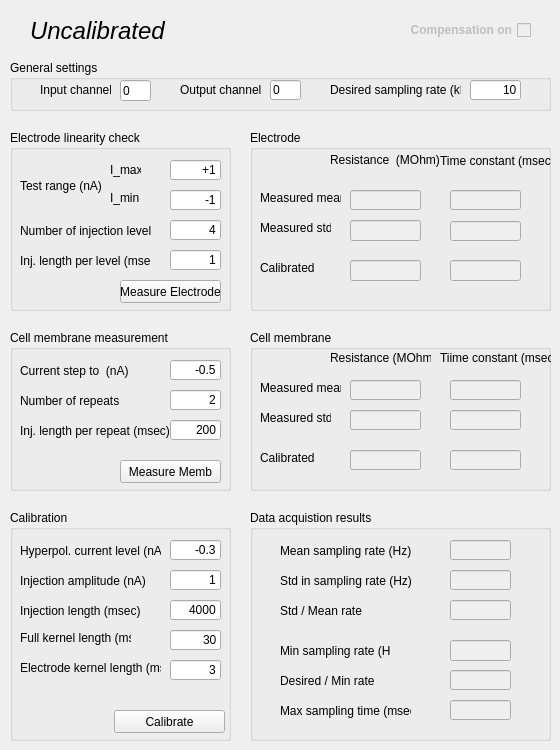
   <widget class="QWidget" name="electrode1">
    <attribute name="title">
     <string>Electrode 1</string>
    </attribute>
    <widget class="QGroupBox" name="gbMembRes_1">
     <property name="geometry">
      <rect>
       <x>250</x>
       <y>330</y>
       <width>301</width>
       <height>161</height>
      </rect>
     </property>
     <property name="title">
      <string>Cell membrane</string>
     </property>
     <widget class="QLabel" name="label_31">
      <property name="geometry">
       <rect>
        <x>190</x>
        <y>20</y>
        <width>111</width>
        <height>16</height>
       </rect>
      </property>
      <property name="text">
       <string>Tiime constant (msec)</string>
      </property>
     </widget>
     <widget class="QLabel" name="label_32">
      <property name="geometry">
       <rect>
        <x>10</x>
        <y>50</y>
        <width>81</width>
        <height>16</height>
       </rect>
      </property>
      <property name="text">
       <string>Measured mean</string>
      </property>
     </widget>
     <widget class="QLineEdit" name="leCellMeasRes_1">
      <property name="enabled">
       <bool>false</bool>
      </property>
      <property name="geometry">
       <rect>
        <x>100</x>
        <y>50</y>
        <width>71</width>
        <height>20</height>
       </rect>
      </property>
      <property name="alignment">
       <set>Qt::AlignRight|Qt::AlignTrailing|Qt::AlignVCenter</set>
      </property>
     </widget>
     <widget class="QLineEdit" name="leCellCalibRes_1">
      <property name="enabled">
       <bool>false</bool>
      </property>
      <property name="geometry">
       <rect>
        <x>100</x>
        <y>120</y>
        <width>71</width>
        <height>20</height>
       </rect>
      </property>
      <property name="alignment">
       <set>Qt::AlignRight|Qt::AlignTrailing|Qt::AlignVCenter</set>
      </property>
     </widget>
     <widget class="QLabel" name="label_33">
      <property name="geometry">
       <rect>
        <x>80</x>
        <y>20</y>
        <width>101</width>
        <height>16</height>
       </rect>
      </property>
      <property name="text">
       <string>Resistance (MOhm)</string>
      </property>
     </widget>
     <widget class="QLabel" name="label_34">
      <property name="geometry">
       <rect>
        <x>10</x>
        <y>120</y>
        <width>61</width>
        <height>16</height>
       </rect>
      </property>
      <property name="text">
       <string>Calibrated</string>
      </property>
     </widget>
     <widget class="QLineEdit" name="leCellMeasTime_1">
      <property name="enabled">
       <bool>false</bool>
      </property>
      <property name="geometry">
       <rect>
        <x>200</x>
        <y>50</y>
        <width>71</width>
        <height>20</height>
       </rect>
      </property>
      <property name="alignment">
       <set>Qt::AlignRight|Qt::AlignTrailing|Qt::AlignVCenter</set>
      </property>
     </widget>
     <widget class="QLineEdit" name="leCellCalibTime_1">
      <property name="enabled">
       <bool>false</bool>
      </property>
      <property name="geometry">
       <rect>
        <x>200</x>
        <y>120</y>
        <width>71</width>
        <height>20</height>
       </rect>
      </property>
      <property name="alignment">
       <set>Qt::AlignRight|Qt::AlignTrailing|Qt::AlignVCenter</set>
      </property>
     </widget>
     <widget class="QLabel" name="label_114">
      <property name="geometry">
       <rect>
        <x>10</x>
        <y>80</y>
        <width>71</width>
        <height>16</height>
       </rect>
      </property>
      <property name="text">
       <string>Measured std</string>
      </property>
     </widget>
     <widget class="QLineEdit" name="leCellResStd_1">
      <property name="enabled">
       <bool>false</bool>
      </property>
      <property name="geometry">
       <rect>
        <x>100</x>
        <y>80</y>
        <width>71</width>
        <height>20</height>
       </rect>
      </property>
      <property name="alignment">
       <set>Qt::AlignRight|Qt::AlignTrailing|Qt::AlignVCenter</set>
      </property>
     </widget>
     <widget class="QLineEdit" name="leCellTimeStd_1">
      <property name="enabled">
       <bool>false</bool>
      </property>
      <property name="geometry">
       <rect>
        <x>200</x>
        <y>80</y>
        <width>71</width>
        <height>20</height>
       </rect>
      </property>
      <property name="alignment">
       <set>Qt::AlignRight|Qt::AlignTrailing|Qt::AlignVCenter</set>
      </property>
     </widget>
    </widget>
    <widget class="QGroupBox" name="gbCalibration_1">
     <property name="enabled">
      <bool>true</bool>
     </property>
     <property name="geometry">
      <rect>
       <x>10</x>
       <y>510</y>
       <width>221</width>
       <height>231</height>
      </rect>
     </property>
     <property name="title">
      <string>Calibration</string>
     </property>
     <widget class="QPushButton" name="calibrateButton_1">
      <property name="geometry">
       <rect>
        <x>104</x>
        <y>200</y>
        <width>111</width>
        <height>23</height>
       </rect>
      </property>
      <property name="text">
       <string>Calibrate</string>
      </property>
      <property name="checkable">
       <bool>false</bool>
      </property>
      <property name="autoDefault">
       <bool>true</bool>
      </property>
     </widget>
     <widget class="QLabel" name="label_3">
      <property name="geometry">
       <rect>
        <x>10</x>
        <y>60</y>
        <width>131</width>
        <height>21</height>
       </rect>
      </property>
      <property name="text">
       <string>Injection amplitude (nA)</string>
      </property>
     </widget>
     <widget class="QLineEdit" name="leCalInjAmp_1">
      <property name="geometry">
       <rect>
        <x>160</x>
        <y>60</y>
        <width>51</width>
        <height>20</height>
       </rect>
      </property>
      <property name="text">
       <string>1</string>
      </property>
      <property name="alignment">
       <set>Qt::AlignRight|Qt::AlignTrailing|Qt::AlignVCenter</set>
      </property>
     </widget>
     <widget class="QLabel" name="label_24">
      <property name="geometry">
       <rect>
        <x>10</x>
        <y>120</y>
        <width>111</width>
        <height>16</height>
       </rect>
      </property>
      <property name="text">
       <string>Full kernel length (ms)</string>
      </property>
     </widget>
     <widget class="QLabel" name="label_25">
      <property name="geometry">
       <rect>
        <x>10</x>
        <y>150</y>
        <width>141</width>
        <height>16</height>
       </rect>
      </property>
      <property name="text">
       <string>Electrode kernel length (ms)</string>
      </property>
     </widget>
     <widget class="QLineEdit" name="leCalFKLen_1">
      <property name="geometry">
       <rect>
        <x>160</x>
        <y>120</y>
        <width>51</width>
        <height>20</height>
       </rect>
      </property>
      <property name="text">
       <string>30</string>
      </property>
      <property name="alignment">
       <set>Qt::AlignRight|Qt::AlignTrailing|Qt::AlignVCenter</set>
      </property>
     </widget>
     <widget class="QLineEdit" name="leCalEKLen_1">
      <property name="geometry">
       <rect>
        <x>160</x>
        <y>150</y>
        <width>51</width>
        <height>20</height>
       </rect>
      </property>
      <property name="text">
       <string>3</string>
      </property>
      <property name="alignment">
       <set>Qt::AlignRight|Qt::AlignTrailing|Qt::AlignVCenter</set>
      </property>
     </widget>
     <widget class="QLineEdit" name="leHyperpolCurr_1">
      <property name="geometry">
       <rect>
        <x>160</x>
        <y>30</y>
        <width>51</width>
        <height>20</height>
       </rect>
      </property>
      <property name="text">
       <string>-0.3</string>
      </property>
      <property name="alignment">
       <set>Qt::AlignRight|Qt::AlignTrailing|Qt::AlignVCenter</set>
      </property>
     </widget>
     <widget class="QLabel" name="label_110">
      <property name="geometry">
       <rect>
        <x>10</x>
        <y>30</y>
        <width>141</width>
        <height>21</height>
       </rect>
      </property>
      <property name="text">
       <string>Hyperpol. current level (nA)</string>
      </property>
     </widget>
     <widget class="QLabel" name="label_38">
      <property name="geometry">
       <rect>
        <x>10</x>
        <y>90</y>
        <width>131</width>
        <height>21</height>
       </rect>
      </property>
      <property name="text">
       <string>Injection length (msec)</string>
      </property>
     </widget>
     <widget class="QLineEdit" name="leCalInjLen_1">
      <property name="geometry">
       <rect>
        <x>160</x>
        <y>90</y>
        <width>51</width>
        <height>20</height>
       </rect>
      </property>
      <property name="text">
       <string>4000</string>
      </property>
      <property name="alignment">
       <set>Qt::AlignRight|Qt::AlignTrailing|Qt::AlignVCenter</set>
      </property>
     </widget>
    </widget>
    <widget class="QGroupBox" name="gpTimeRes_1">
     <property name="geometry">
      <rect>
       <x>250</x>
       <y>510</y>
       <width>301</width>
       <height>231</height>
      </rect>
     </property>
     <property name="title">
      <string>Data acquistion results</string>
     </property>
     <widget class="QLabel" name="label_13">
      <property name="geometry">
       <rect>
        <x>30</x>
        <y>30</y>
        <width>141</width>
        <height>21</height>
       </rect>
      </property>
      <property name="text">
       <string>Mean sampling rate (Hz)</string>
      </property>
     </widget>
     <widget class="QLabel" name="label_14">
      <property name="geometry">
       <rect>
        <x>30</x>
        <y>130</y>
        <width>111</width>
        <height>21</height>
       </rect>
      </property>
      <property name="text">
       <string>Min sampling rate (Hz)</string>
      </property>
     </widget>
     <widget class="QLineEdit" name="leAverSamplRate_1">
      <property name="enabled">
       <bool>false</bool>
      </property>
      <property name="geometry">
       <rect>
        <x>200</x>
        <y>30</y>
        <width>61</width>
        <height>20</height>
       </rect>
      </property>
      <property name="alignment">
       <set>Qt::AlignRight|Qt::AlignTrailing|Qt::AlignVCenter</set>
      </property>
     </widget>
     <widget class="QLineEdit" name="leMinSRate_1">
      <property name="enabled">
       <bool>false</bool>
      </property>
      <property name="geometry">
       <rect>
        <x>200</x>
        <y>130</y>
        <width>61</width>
        <height>21</height>
       </rect>
      </property>
      <property name="alignment">
       <set>Qt::AlignRight|Qt::AlignTrailing|Qt::AlignVCenter</set>
      </property>
     </widget>
     <widget class="QLabel" name="label_18">
      <property name="geometry">
       <rect>
        <x>30</x>
        <y>60</y>
        <width>131</width>
        <height>21</height>
       </rect>
      </property>
      <property name="text">
       <string>Std in sampling rate (Hz)</string>
      </property>
     </widget>
     <widget class="QLineEdit" name="leSTDSamplingRate_1">
      <property name="enabled">
       <bool>false</bool>
      </property>
      <property name="geometry">
       <rect>
        <x>200</x>
        <y>60</y>
        <width>61</width>
        <height>20</height>
       </rect>
      </property>
      <property name="alignment">
       <set>Qt::AlignRight|Qt::AlignTrailing|Qt::AlignVCenter</set>
      </property>
     </widget>
     <widget class="QLineEdit" name="leDesPerMinRate_1">
      <property name="enabled">
       <bool>false</bool>
      </property>
      <property name="geometry">
       <rect>
        <x>200</x>
        <y>160</y>
        <width>61</width>
        <height>20</height>
       </rect>
      </property>
      <property name="alignment">
       <set>Qt::AlignRight|Qt::AlignTrailing|Qt::AlignVCenter</set>
      </property>
     </widget>
     <widget class="QLabel" name="label_22">
      <property name="geometry">
       <rect>
        <x>30</x>
        <y>160</y>
        <width>111</width>
        <height>21</height>
       </rect>
      </property>
      <property name="text">
       <string>Desired / Min rate </string>
      </property>
     </widget>
     <widget class="QLabel" name="label_23">
      <property name="geometry">
       <rect>
        <x>30</x>
        <y>190</y>
        <width>131</width>
        <height>21</height>
       </rect>
      </property>
      <property name="text">
       <string>Max sampling time (msec)</string>
      </property>
     </widget>
     <widget class="QLineEdit" name="leMaxSTime_1">
      <property name="enabled">
       <bool>false</bool>
      </property>
      <property name="geometry">
       <rect>
        <x>200</x>
        <y>190</y>
        <width>61</width>
        <height>20</height>
       </rect>
      </property>
      <property name="alignment">
       <set>Qt::AlignRight|Qt::AlignTrailing|Qt::AlignVCenter</set>
      </property>
     </widget>
     <widget class="QLabel" name="label_126">
      <property name="geometry">
       <rect>
        <x>30</x>
        <y>90</y>
        <width>111</width>
        <height>21</height>
       </rect>
      </property>
      <property name="text">
       <string>Std / Mean rate </string>
      </property>
     </widget>
     <widget class="QLineEdit" name="leStdPerMeanRate_1">
      <property name="enabled">
       <bool>false</bool>
      </property>
      <property name="geometry">
       <rect>
        <x>200</x>
        <y>90</y>
        <width>61</width>
        <height>20</height>
       </rect>
      </property>
      <property name="alignment">
       <set>Qt::AlignRight|Qt::AlignTrailing|Qt::AlignVCenter</set>
      </property>
     </widget>
    </widget>
    <widget class="QGroupBox" name="gbLinRes_1">
     <property name="geometry">
      <rect>
       <x>250</x>
       <y>130</y>
       <width>301</width>
       <height>181</height>
      </rect>
     </property>
     <property name="title">
      <string>Electrode</string>
     </property>
     <widget class="QLabel" name="label_27">
      <property name="geometry">
       <rect>
        <x>190</x>
        <y>20</y>
        <width>111</width>
        <height>21</height>
       </rect>
      </property>
      <property name="text">
       <string>Time constant (msec)</string>
      </property>
     </widget>
     <widget class="QLabel" name="label_7">
      <property name="geometry">
       <rect>
        <x>10</x>
        <y>60</y>
        <width>81</width>
        <height>16</height>
       </rect>
      </property>
      <property name="text">
       <string>Measured mean</string>
      </property>
     </widget>
     <widget class="QLineEdit" name="leElecMeasRes_1">
      <property name="enabled">
       <bool>false</bool>
      </property>
      <property name="geometry">
       <rect>
        <x>100</x>
        <y>60</y>
        <width>71</width>
        <height>20</height>
       </rect>
      </property>
      <property name="alignment">
       <set>Qt::AlignRight|Qt::AlignTrailing|Qt::AlignVCenter</set>
      </property>
     </widget>
     <widget class="QLineEdit" name="leElecCalibRes_1">
      <property name="enabled">
       <bool>false</bool>
      </property>
      <property name="geometry">
       <rect>
        <x>100</x>
        <y>130</y>
        <width>71</width>
        <height>21</height>
       </rect>
      </property>
      <property name="alignment">
       <set>Qt::AlignRight|Qt::AlignTrailing|Qt::AlignVCenter</set>
      </property>
     </widget>
     <widget class="QLabel" name="label_29">
      <property name="geometry">
       <rect>
        <x>80</x>
        <y>20</y>
        <width>111</width>
        <height>20</height>
       </rect>
      </property>
      <property name="text">
       <string>Resistance  (MOhm)</string>
      </property>
     </widget>
     <widget class="QLabel" name="label_30">
      <property name="geometry">
       <rect>
        <x>10</x>
        <y>130</y>
        <width>61</width>
        <height>16</height>
       </rect>
      </property>
      <property name="text">
       <string>Calibrated</string>
      </property>
     </widget>
     <widget class="QLineEdit" name="leElecMeasTime_1">
      <property name="enabled">
       <bool>false</bool>
      </property>
      <property name="geometry">
       <rect>
        <x>200</x>
        <y>60</y>
        <width>71</width>
        <height>20</height>
       </rect>
      </property>
      <property name="alignment">
       <set>Qt::AlignRight|Qt::AlignTrailing|Qt::AlignVCenter</set>
      </property>
     </widget>
     <widget class="QLineEdit" name="leElecResStd_1">
      <property name="enabled">
       <bool>false</bool>
      </property>
      <property name="geometry">
       <rect>
        <x>100</x>
        <y>90</y>
        <width>71</width>
        <height>21</height>
       </rect>
      </property>
      <property name="alignment">
       <set>Qt::AlignRight|Qt::AlignTrailing|Qt::AlignVCenter</set>
      </property>
     </widget>
     <widget class="QLabel" name="label_20">
      <property name="geometry">
       <rect>
        <x>10</x>
        <y>90</y>
        <width>71</width>
        <height>16</height>
       </rect>
      </property>
      <property name="text">
       <string>Measured std</string>
      </property>
     </widget>
     <widget class="QLineEdit" name="leElecTimeStd_1">
      <property name="enabled">
       <bool>false</bool>
      </property>
      <property name="geometry">
       <rect>
        <x>200</x>
        <y>91</y>
        <width>71</width>
        <height>20</height>
       </rect>
      </property>
      <property name="alignment">
       <set>Qt::AlignRight|Qt::AlignTrailing|Qt::AlignVCenter</set>
      </property>
     </widget>
     <widget class="QLineEdit" name="leElecCalibTime_1">
      <property name="enabled">
       <bool>false</bool>
      </property>
      <property name="geometry">
       <rect>
        <x>200</x>
        <y>130</y>
        <width>71</width>
        <height>21</height>
       </rect>
      </property>
      <property name="alignment">
       <set>Qt::AlignRight|Qt::AlignTrailing|Qt::AlignVCenter</set>
      </property>
     </widget>
    </widget>
    <widget class="QGroupBox" name="gbGeneral_1">
     <property name="geometry">
      <rect>
       <x>10</x>
       <y>60</y>
       <width>541</width>
       <height>51</height>
      </rect>
     </property>
     <property name="title">
      <string>General settings</string>
     </property>
     <widget class="QLabel" name="label_6">
      <property name="geometry">
       <rect>
        <x>170</x>
        <y>20</y>
        <width>81</width>
        <height>20</height>
       </rect>
      </property>
      <property name="text">
       <string>Output channel</string>
      </property>
     </widget>
     <widget class="QLineEdit" name="leGenInChannelNum_1">
      <property name="geometry">
       <rect>
        <x>110</x>
        <y>20</y>
        <width>31</width>
        <height>21</height>
       </rect>
      </property>
      <property name="layoutDirection">
       <enum>Qt::RightToLeft</enum>
      </property>
      <property name="text">
       <string>0</string>
      </property>
     </widget>
     <widget class="QLabel" name="label_5">
      <property name="geometry">
       <rect>
        <x>30</x>
        <y>20</y>
        <width>71</width>
        <height>20</height>
       </rect>
      </property>
      <property name="text">
       <string>Input channel</string>
      </property>
     </widget>
     <widget class="QLineEdit" name="leGenOutChannelNum_1">
      <property name="geometry">
       <rect>
        <x>260</x>
        <y>20</y>
        <width>31</width>
        <height>20</height>
       </rect>
      </property>
      <property name="layoutDirection">
       <enum>Qt::RightToLeft</enum>
      </property>
      <property name="text">
       <string>0</string>
      </property>
     </widget>
     <widget class="QLabel" name="label_4">
      <property name="geometry">
       <rect>
        <x>320</x>
        <y>20</y>
        <width>131</width>
        <height>20</height>
       </rect>
      </property>
      <property name="text">
       <string>Desired sampling rate (kHz)</string>
      </property>
     </widget>
     <widget class="QLineEdit" name="leGenSamplingRate_1">
      <property name="geometry">
       <rect>
        <x>460</x>
        <y>20</y>
        <width>51</width>
        <height>20</height>
       </rect>
      </property>
      <property name="text">
       <string>10</string>
      </property>
      <property name="alignment">
       <set>Qt::AlignRight|Qt::AlignTrailing|Qt::AlignVCenter</set>
      </property>
     </widget>
    </widget>
    <widget class="QGroupBox" name="gbMembCheck_1">
     <property name="enabled">
      <bool>true</bool>
     </property>
     <property name="geometry">
      <rect>
       <x>10</x>
       <y>330</y>
       <width>221</width>
       <height>161</height>
      </rect>
     </property>
     <property name="title">
      <string>Cell membrane measurement</string>
     </property>
     <widget class="QLineEdit" name="leMembIStep_1">
      <property name="geometry">
       <rect>
        <x>160</x>
        <y>30</y>
        <width>51</width>
        <height>20</height>
       </rect>
      </property>
      <property name="text">
       <string>-0.5</string>
      </property>
      <property name="alignment">
       <set>Qt::AlignRight|Qt::AlignTrailing|Qt::AlignVCenter</set>
      </property>
     </widget>
     <widget class="QLabel" name="label_35">
      <property name="geometry">
       <rect>
        <x>10</x>
        <y>60</y>
        <width>121</width>
        <height>21</height>
       </rect>
      </property>
      <property name="text">
       <string>Number of repeats</string>
      </property>
     </widget>
     <widget class="QLabel" name="label_36">
      <property name="geometry">
       <rect>
        <x>10</x>
        <y>30</y>
        <width>111</width>
        <height>21</height>
       </rect>
      </property>
      <property name="text">
       <string>Current step to  (nA)</string>
      </property>
     </widget>
     <widget class="QLineEdit" name="leMembRepNum_1">
      <property name="geometry">
       <rect>
        <x>160</x>
        <y>60</y>
        <width>51</width>
        <height>20</height>
       </rect>
      </property>
      <property name="text">
       <string>2</string>
      </property>
      <property name="alignment">
       <set>Qt::AlignRight|Qt::AlignTrailing|Qt::AlignVCenter</set>
      </property>
     </widget>
     <widget class="QPushButton" name="membMeasButton_1">
      <property name="geometry">
       <rect>
        <x>110</x>
        <y>130</y>
        <width>101</width>
        <height>23</height>
       </rect>
      </property>
      <property name="text">
       <string>Measure Memb</string>
      </property>
     </widget>
     <widget class="QLabel" name="label_37">
      <property name="geometry">
       <rect>
        <x>10</x>
        <y>90</y>
        <width>151</width>
        <height>21</height>
       </rect>
      </property>
      <property name="text">
       <string>Inj. length per repeat (msec)</string>
      </property>
     </widget>
     <widget class="QLineEdit" name="leMembInjLen_1">
      <property name="geometry">
       <rect>
        <x>160</x>
        <y>90</y>
        <width>51</width>
        <height>20</height>
       </rect>
      </property>
      <property name="text">
       <string>200</string>
      </property>
      <property name="alignment">
       <set>Qt::AlignRight|Qt::AlignTrailing|Qt::AlignVCenter</set>
      </property>
     </widget>
    </widget>
    <widget class="QLabel" name="lInfo_1">
     <property name="geometry">
      <rect>
       <x>30</x>
       <y>10</y>
       <width>371</width>
       <height>41</height>
      </rect>
     </property>
     <property name="font">
      <font>
       <pointsize>18</pointsize>
       <italic>true</italic>
      </font>
     </property>
     <property name="text">
      <string>Uncalibrated</string>
     </property>
    </widget>
    <widget class="QCheckBox" name="cbCompOn_1">
     <property name="enabled">
      <bool>false</bool>
     </property>
     <property name="geometry">
      <rect>
       <x>410</x>
       <y>20</y>
       <width>121</width>
       <height>20</height>
      </rect>
     </property>
     <property name="font">
      <font>
       <weight>75</weight>
       <bold>true</bold>
       <underline>false</underline>
       <strikeout>false</strikeout>
       <kerning>true</kerning>
      </font>
     </property>
     <property name="layoutDirection">
      <enum>Qt::RightToLeft</enum>
     </property>
     <property name="text">
      <string>Compensation on</string>
     </property>
     <property name="checkable">
      <bool>false</bool>
     </property>
    </widget>
    <widget class="QGroupBox" name="gbLinCheck_5">
     <property name="enabled">
      <bool>true</bool>
     </property>
     <property name="geometry">
      <rect>
       <x>10</x>
       <y>130</y>
       <width>221</width>
       <height>181</height>
      </rect>
     </property>
     <property name="title">
      <string>Electrode linearity check</string>
     </property>
     <widget class="QLineEdit" name="leElecMinCurrent_1">
      <property name="geometry">
       <rect>
        <x>160</x>
        <y>60</y>
        <width>51</width>
        <height>20</height>
       </rect>
      </property>
      <property name="text">
       <string>-1</string>
      </property>
      <property name="alignment">
       <set>Qt::AlignRight|Qt::AlignTrailing|Qt::AlignVCenter</set>
      </property>
     </widget>
     <widget class="QLineEdit" name="leElecMaxCurrent_1">
      <property name="geometry">
       <rect>
        <x>160</x>
        <y>30</y>
        <width>51</width>
        <height>20</height>
       </rect>
      </property>
      <property name="text">
       <string>+1</string>
      </property>
      <property name="alignment">
       <set>Qt::AlignRight|Qt::AlignTrailing|Qt::AlignVCenter</set>
      </property>
     </widget>
     <widget class="QLabel" name="label_130">
      <property name="geometry">
       <rect>
        <x>100</x>
        <y>60</y>
        <width>41</width>
        <height>16</height>
       </rect>
      </property>
      <property name="text">
       <string>I_min</string>
      </property>
     </widget>
     <widget class="QLabel" name="label_131">
      <property name="geometry">
       <rect>
        <x>100</x>
        <y>29</y>
        <width>31</width>
        <height>21</height>
       </rect>
      </property>
      <property name="text">
       <string>I_max</string>
      </property>
     </widget>
     <widget class="QLabel" name="label_132">
      <property name="geometry">
       <rect>
        <x>10</x>
        <y>90</y>
        <width>131</width>
        <height>21</height>
       </rect>
      </property>
      <property name="text">
       <string>Number of injection levels</string>
      </property>
     </widget>
     <widget class="QLabel" name="label_133">
      <property name="geometry">
       <rect>
        <x>10</x>
        <y>40</y>
        <width>81</width>
        <height>31</height>
       </rect>
      </property>
      <property name="text">
       <string>Test range (nA)</string>
      </property>
     </widget>
     <widget class="QLineEdit" name="leElecLevelNum_1">
      <property name="geometry">
       <rect>
        <x>160</x>
        <y>90</y>
        <width>51</width>
        <height>20</height>
       </rect>
      </property>
      <property name="text">
       <string>4</string>
      </property>
      <property name="alignment">
       <set>Qt::AlignRight|Qt::AlignTrailing|Qt::AlignVCenter</set>
      </property>
     </widget>
     <widget class="QPushButton" name="elecMeasButton_1">
      <property name="geometry">
       <rect>
        <x>110</x>
        <y>150</y>
        <width>101</width>
        <height>23</height>
       </rect>
      </property>
      <property name="text">
       <string>Measure Electrode</string>
      </property>
     </widget>
     <widget class="QLabel" name="label_134">
      <property name="geometry">
       <rect>
        <x>10</x>
        <y>120</y>
        <width>131</width>
        <height>21</height>
       </rect>
      </property>
      <property name="text">
       <string>Inj. length per level (msec)</string>
      </property>
     </widget>
     <widget class="QLineEdit" name="leElecInjLen_1">
      <property name="geometry">
       <rect>
        <x>160</x>
        <y>120</y>
        <width>51</width>
        <height>20</height>
       </rect>
      </property>
      <property name="text">
       <string>1</string>
      </property>
      <property name="alignment">
       <set>Qt::AlignRight|Qt::AlignTrailing|Qt::AlignVCenter</set>
      </property>
     </widget>
    </widget>
   </widget>
